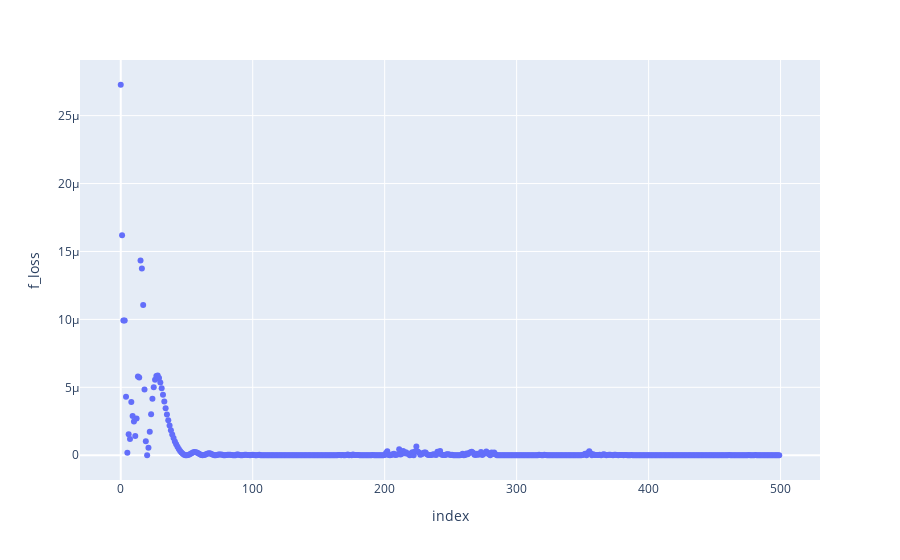
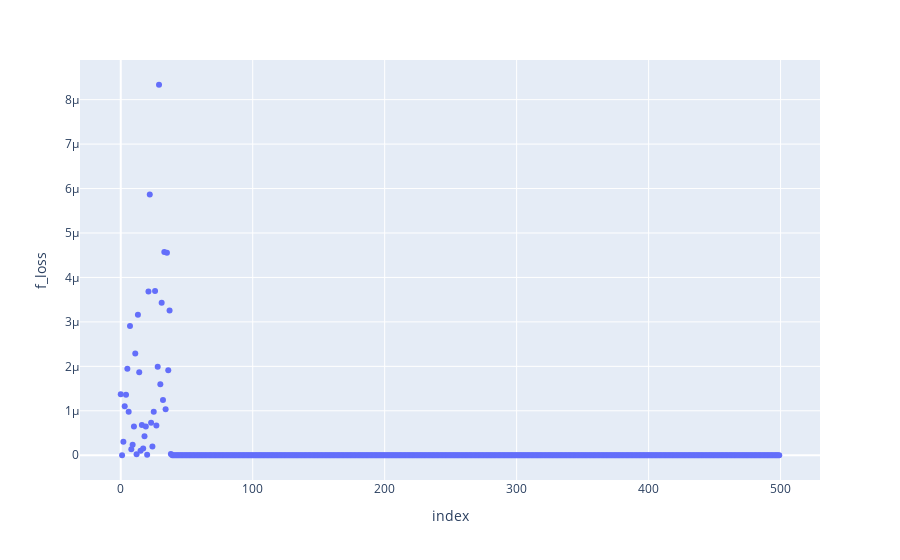
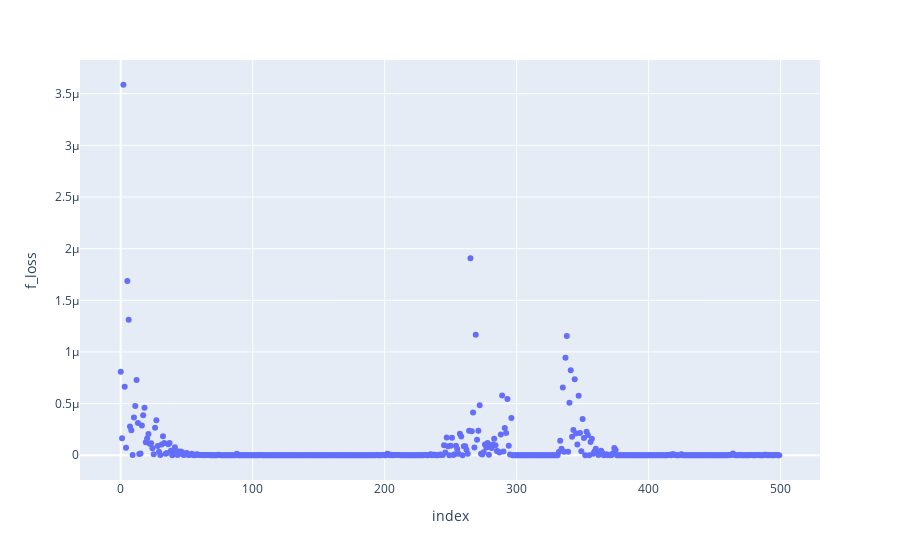
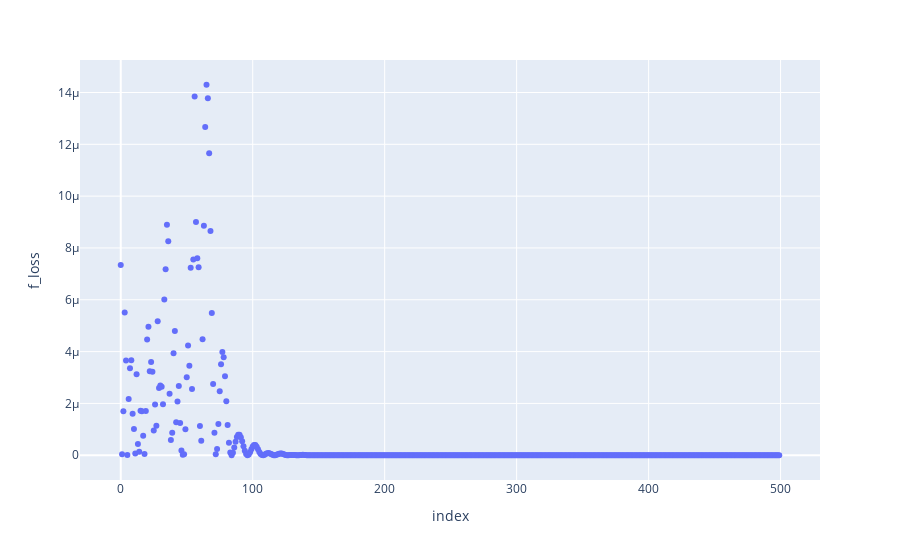

These figures' notebook cell, in order:
### Code cell
for ei_model in results['ei_model']:
    px.scatter(vars(ei_model.train_history), y='f_loss').show()

### Figure 1 — Plotly figure (JSON) as saved in the notebook; plotly's stock layout.template omitted (floating-point values rounded to 4 significant figures; data arrays with more than 128 entries replaced by an {"elided": "..."} marker saying what was removed)
{"data": [{"hovertemplate": "index=%{x}<br>f_loss=%{y}<extra></extra>", "legendgroup": "", "marker": {"color": "#636efa", "symbol": "circle"}, "mode": "markers", "name": "", "orientation": "v", "showlegend": false, "type": "scatter", "x": {"elided": "500 int values"}, "xaxis": "x", "y": {"elided": "500 float values"}, "yaxis": "y"}], "layout": {"legend": {"tracegroupgap": 0}, "margin": {"t": 60}, "xaxis": {"anchor": "y", "domain": [0, 1], "title": {"text": "index"}}, "yaxis": {"anchor": "x", "domain": [0, 1], "title": {"text": "f_loss"}}}}

### Figure 2 — Plotly figure (JSON) as saved in the notebook; plotly's stock layout.template omitted (floating-point values rounded to 4 significant figures; data arrays with more than 128 entries replaced by an {"elided": "..."} marker saying what was removed)
{"data": [{"hovertemplate": "index=%{x}<br>f_loss=%{y}<extra></extra>", "legendgroup": "", "marker": {"color": "#636efa", "symbol": "circle"}, "mode": "markers", "name": "", "orientation": "v", "showlegend": false, "type": "scatter", "x": {"elided": "500 int values"}, "xaxis": "x", "y": {"elided": "500 float values"}, "yaxis": "y"}], "layout": {"legend": {"tracegroupgap": 0}, "margin": {"t": 60}, "xaxis": {"anchor": "y", "domain": [0, 1], "title": {"text": "index"}}, "yaxis": {"anchor": "x", "domain": [0, 1], "title": {"text": "f_loss"}}}}

### Figure 3 — Plotly figure (JSON) as saved in the notebook; plotly's stock layout.template omitted (floating-point values rounded to 4 significant figures; data arrays with more than 128 entries replaced by an {"elided": "..."} marker saying what was removed)
{"data": [{"hovertemplate": "index=%{x}<br>f_loss=%{y}<extra></extra>", "legendgroup": "", "marker": {"color": "#636efa", "symbol": "circle"}, "mode": "markers", "name": "", "orientation": "v", "showlegend": false, "type": "scatter", "x": {"elided": "500 int values"}, "xaxis": "x", "y": {"elided": "500 float values"}, "yaxis": "y"}], "layout": {"legend": {"tracegroupgap": 0}, "margin": {"t": 60}, "xaxis": {"anchor": "y", "domain": [0, 1], "title": {"text": "index"}}, "yaxis": {"anchor": "x", "domain": [0, 1], "title": {"text": "f_loss"}}}}

### Figure 4 — Plotly figure (JSON) as saved in the notebook; plotly's stock layout.template omitted (floating-point values rounded to 4 significant figures; data arrays with more than 128 entries replaced by an {"elided": "..."} marker saying what was removed)
{"data": [{"hovertemplate": "index=%{x}<br>f_loss=%{y}<extra></extra>", "legendgroup": "", "marker": {"color": "#636efa", "symbol": "circle"}, "mode": "markers", "name": "", "orientation": "v", "showlegend": false, "type": "scatter", "x": {"elided": "500 int values"}, "xaxis": "x", "y": {"elided": "500 float values"}, "yaxis": "y"}], "layout": {"legend": {"tracegroupgap": 0}, "margin": {"t": 60}, "xaxis": {"anchor": "y", "domain": [0, 1], "title": {"text": "index"}}, "yaxis": {"anchor": "x", "domain": [0, 1], "title": {"text": "f_loss"}}}}
